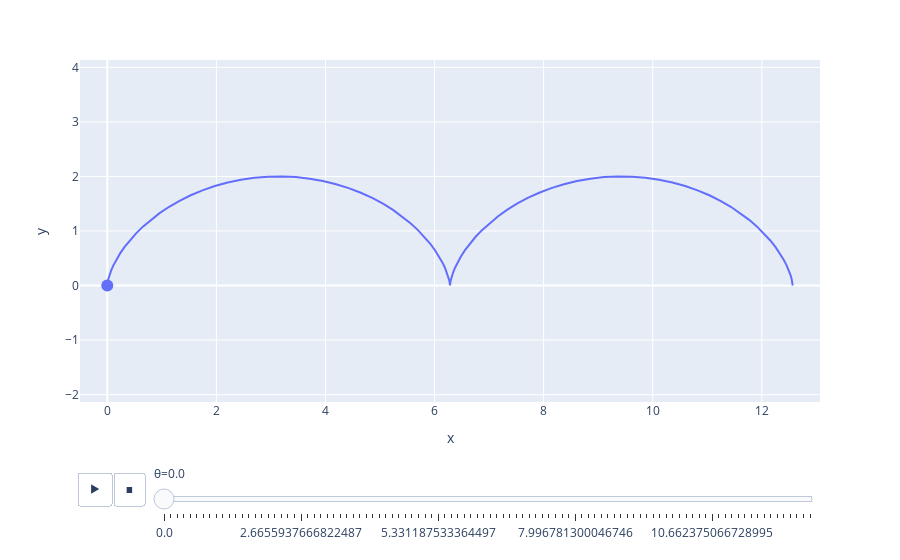

Source (notebook cell):
### Markdown cell above
A ciclóide pode ser parametrizada por $\overrightarrow{F}(\theta) = \left( \theta - \text{sen}(\theta), 1 - \cos(\theta) \right)$, vejamos abaixo o gráfico com o parâmetro $\theta$ no intervalo $[0, 4\pi]$.

### Code cell
# HIDE CODE
pontos = 100
teta = np.linspace(0, 4*np.pi, pontos, endpoint=True)

x = teta - np.sin(teta)
y = 1 - np.cos(teta)
xmin = np.min(x)
xmax = np.max(x)
ymin = np.min(y)
ymax = np.max(y)

fig = px.scatter(x=x, y=y, animation_frame=teta, labels={'animation_frame' : '&#952;'})
fig.update_traces(marker=dict(size=12))
fig2 = px.line(x=x, y=y)
fig.add_trace(fig2.data[0])

fig.update_yaxes(scaleanchor = "x",scaleratio = 1,)
fig.update_xaxes(range=[xmin-0.5,xmax + 0.5])
fig.update_yaxes(range=[ymin-0.5,ymax + 0.5])

fig.layout.updatemenus[0].buttons[0].args[1]['frame']['duration'] = 40 # intervalo entre frames em ms, para controlar a duração da animação    

fig.show()

### Figure 1 — Plotly figure (JSON) as saved in the notebook; plotly's stock layout.template omitted (floating-point values rounded to 4 significant figures)
{"data": [{"hovertemplate": "&#952;=0.0<br>x=%{x}<br>y=%{y}<extra></extra>", "legendgroup": "", "marker": {"color": "#636efa", "size": 12, "symbol": "circle"}, "mode": "markers", "name": "", "orientation": "v", "showlegend": false, "type": "scatter", "x": [0], "xaxis": "x", "y": [0], "yaxis": "y"}, {"hovertemplate": "x=%{x}<br>y=%{y}<extra></extra>", "legendgroup": "", "line": {"color": "#636efa", "dash": "solid"}, "marker": {"symbol": "circle"}, "mode": "lines", "name": "", "orientation": "v", "showlegend": false, "type": "scatter", "x": [0, 0.0003406, 0.002718, 0.009137, 0.02154, 0.04176, 0.07152, 0.1124, 0.1657, 0.2328, 0.3144, 0.4115, 0.5243, 0.6533, 0.7983, 0.959, 1.135, 1.325, 1.529, 1.745, 1.972, 2.207, 2.451, 2.699, 2.951, 3.205, 3.458, 3.709, 3.955, 4.195, 4.426, 4.648, 4.858, 5.055, 5.238, 5.406, 5.559, 5.696, 5.817, 5.922, 6.011, 6.086, 6.146, 6.193, 6.228, 6.253, 6.269, 6.278, 6.282, 6.283, 6.283, 6.284, 6.288, 6.298, 6.314, 6.339, 6.374, 6.421, 6.481, 6.555, 6.644, 6.749, 6.87, 7.007, 7.16, 7.328, 7.512, 7.709, 7.919, 8.14, 8.372, 8.611, 8.857, 9.108, 9.361, 9.615, 9.867, 10.12, 10.36, 10.59, 10.82, 11.04, 11.24, 11.43, 11.61, 11.77, 11.91, 12.04, 12.15, 12.25, 12.33, 12.4, 12.45, 12.49, 12.52, 12.54, 12.56, 12.56, 12.57, 12.57], "xaxis": "x", "y": [0, 0.008045, 0.03205, 0.07163, 0.1262, 0.1947, 0.2763, 0.3694, 0.4728, 0.5846, 0.7031, 0.8264, 0.9524, 1.079, 1.205, 1.327, 1.444, 1.554, 1.655, 1.745, 1.824, 1.889, 1.94, 1.975, 1.995, 1.999, 1.987, 1.959, 1.916, 1.858, 1.786, 1.701, 1.606, 1.5, 1.386, 1.266, 1.142, 1.016, 0.8892, 0.7642, 0.6431, 0.5277, 0.4199, 0.3215, 0.234, 0.1587, 0.09707, 0.04993, 0.01807, 0.002013, 0.002013, 0.01807, 0.04993, 0.09707, 0.1587, 0.234, 0.3215, 0.4199, 0.5277, 0.6431, 0.7642, 0.8892, 1.016, 1.142, 1.266, 1.386, 1.5, 1.606, 1.701, 1.786, 1.858, 1.916, 1.959, 1.987, 1.999, 1.995, 1.975, 1.94, 1.889, 1.824, 1.745, 1.655, 1.554, 1.444, 1.327, 1.205, 1.079, 0.9524, 0.8264, 0.7031, 0.5846, 0.4728, 0.3694, 0.2763, 0.1947, 0.1262, 0.07163, 0.03205, 0.008045, 0], "yaxis": "y"}], "layout": {"legend": {"tracegroupgap": 0}, "margin": {"t": 60}, "sliders": [{"active": 0, "currentvalue": {"prefix": "&#952;="}, "len": 0.9, "pad": {"b": 10, "t": 60}, "steps": [{"args": [["0.0"], {"frame": {"duration": 0, "redraw": false}, "fromcurrent": true, "mode": "immediate", "transition": {"duration": 0, "easing": "linear"}}], "label": "0.0", "method": "animate"}, {"args": [["0.12693303650867852"], {"frame": {"duration": 0, "redraw": false}, "fromcurrent": true, "mode": "immediate", "transition": {"duration": 0, "easing": "linear"}}], "label": "0.12693303650867852", "method": "animate"}, {"args": [["0.25386607301735703"], {"frame": {"duration": 0, "redraw": false}, "fromcurrent": true, "mode": "immediate", "transition": {"duration": 0, "easing": "linear"}}], "label": "0.25386607301735703", "method": "animate"}, {"args": [["0.3807991095260356"], {"frame": {"duration": 0, "redraw": false}, "fromcurrent": true, "mode": "immediate", "transition": {"duration": 0, "easing": "linear"}}], "label": "0.3807991095260356", "method": "animate"}, {"args": [["0.5077321460347141"], {"frame": {"duration": 0, "redraw": false}, "fromcurrent": true, "mode": "immediate", "transition": {"duration": 0, "easing": "linear"}}], "label": "0.5077321460347141", "method": "animate"}, {"args": [["0.6346651825433925"], {"frame": {"duration": 0, "redraw": false}, "fromcurrent": true, "mode": "immediate", "transition": {"duration": 0, "easing": "linear"}}], "label": "0.6346651825433925", "method": "animate"}, {"args": [["0.7615982190520711"], {"frame": {"duration": 0, "redraw": false}, "fromcurrent": true, "mode": "immediate", "transition": {"duration": 0, "easing": "linear"}}], "label": "0.7615982190520711", "method": "animate"}, {"args": [["0.8885312555607496"], {"frame": {"duration": 0, "redraw": false}, "fromcurrent": true, "mode": "immediate", "transition": {"duration": 0, "easing": "linear"}}], "label": "0.8885312555607496", "method": "animate"}, {"args": [["1.0154642920694281"], {"frame": {"duration": 0, "redraw": false}, "fromcurrent": true, "mode": "immediate", "transition": {"duration": 0, "easing": "linear"}}], "label": "1.0154642920694281", "method": "animate"}, {"args": [["1.1423973285781066"], {"frame": {"duration": 0, "redraw": false}, "fromcurrent": true, "mode": "immediate", "transition": {"duration": 0, "easing": "linear"}}], "label": "1.1423973285781066", "method": "animate"}, {"args": [["1.269330365086785"], {"frame": {"duration": 0, "redraw": false}, "fromcurrent": true, "mode": "immediate", "transition": {"duration": 0, "easing": "linear"}}], "label": "1.269330365086785", "method": "animate"}, {"args": [["1.3962634015954636"], {"frame": {"duration": 0, "redraw": false}, "fromcurrent": true, "mode": "immediate", "transition": {"duration": 0, "easing": "linear"}}], "label": "1.3962634015954636", "method": "animate"}, {"args": [["1.5231964381041423"], {"frame": {"duration": 0, "redraw": false}, "fromcurrent": true, "mode": "immediate", "transition": {"duration": 0, "easing": "linear"}}], "label": "1.5231964381041423", "method": "animate"}, {"args": [["1.6501294746128208"], {"frame": {"duration": 0, "redraw": false}, "fromcurrent": true, "mode": "immediate", "transition": {"duration": 0, "easing": "linear"}}], "label": "1.6501294746128208", "method": "animate"}, {"args": [["1.7770625111214993"], {"frame": {"duration": 0, "redraw": false}, "fromcurrent": true, "mode": "immediate", "transition": {"duration": 0, "easing": "linear"}}], "label": "1.7770625111214993", "method": "animate"}, {"args": [["1.9039955476301778"], {"frame": {"duration": 0, "redraw": false}, "fromcurrent": true, "mode": "immediate", "transition": {"duration": 0, "easing": "linear"}}], "label": "1.9039955476301778", "method": "animate"}, {"args": [["2.0309285841388562"], {"frame": {"duration": 0, "redraw": false}, "fromcurrent": true, "mode": "immediate", "transition": {"duration": 0, "easing": "linear"}}], "label": "2.0309285841388562", "method": "animate"}, {"args": [["2.1578616206475347"], {"frame": {"duration": 0, "redraw": false}, "fromcurrent": true, "mode": "immediate", "transition": {"duration": 0, "easing": "linear"}}], "label": "2.1578616206475347", "method": "animate"}, {"args": [["2.284794657156213"], {"frame": {"duration": 0, "redraw": false}, "fromcurrent": true, "mode": "immediate", "transition": {"duration": 0, "easing": "linear"}}], "label": "2.284794657156213", "method": "animate"}, {"args": [["2.4117276936648917"], {"frame": {"duration": 0, "redraw": false}, "fromcurrent": true, "mode": "immediate", "transition": {"duration": 0, "easing": "linear"}}], "label": "2.4117276936648917", "method": "animate"}, {"args": [["2.53866073017357"], {"frame": {"duration": 0, "redraw": false}, "fromcurrent": true, "mode": "immediate", "transition": {"duration": 0, "easing": "linear"}}], "label": "2.53866073017357", "method": "animate"}, {"args": [["2.6655937666822487"], {"frame": {"duration": 0, "redraw": false}, "fromcurrent": true, "mode": "immediate", "transition": {"duration": 0, "easing": "linear"}}], "label": "2.6655937666822487", "method": "animate"}, {"args": [["2.792526803190927"], {"frame": {"duration": 0, "redraw": false}, "fromcurrent": true, "mode": "immediate", "transition": {"duration": 0, "easing": "linear"}}], "label": "2.792526803190927", "method": "animate"}, {"args": [["2.9194598396996057"], {"frame": {"duration": 0, "redraw": false}, "fromcurrent": true, "mode": "immediate", "transition": {"duration": 0, "easing": "linear"}}], "label": "2.9194598396996057", "method": "animate"}, {"args": [["3.0463928762082846"], {"frame": {"duration": 0, "redraw": false}, "fromcurrent": true, "mode": "immediate", "transition": {"duration": 0, "easing": "linear"}}], "label": "3.0463928762082846", "method": "animate"}, {"args": [["3.173325912716963"], {"frame": {"duration": 0, "redraw": false}, "fromcurrent": true, "mode": "immediate", "transition": {"duration": 0, "easing": "linear"}}], "label": "3.173325912716963", "method": "animate"}, {"args": [["3.3002589492256416"], {"frame": {"duration": 0, "redraw": false}, "fromcurrent": true, "mode": "immediate", "transition": {"duration": 0, "easing": "linear"}}], "label": "3.3002589492256416", "method": "animate"}, {"args": [["3.42719198573432"], {"frame": {"duration": 0, "redraw": false}, "fromcurrent": true, "mode": "immediate", "transition": {"duration": 0, "easing": "linear"}}], "label": "3.42719198573432", "method": "animate"}, {"args": [["3.5541250222429985"], {"frame": {"duration": 0, "redraw": false}, "fromcurrent": true, "mode": "immediate", "transition": {"duration": 0, "easing": "linear"}}], "label": "3.5541250222429985", "method": "animate"}, {"args": [["3.681058058751677"], {"frame": {"duration": 0, "redraw": false}, "fromcurrent": true, "mode": "immediate", "transition": {"duration": 0, "easing": "linear"}}], "label": "3.681058058751677", "method": "animate"}, {"args": [["3.8079910952603555"], {"frame": {"duration": 0, "redraw": false}, "fromcurrent": true, "mode": "immediate", "transition": {"duration": 0, "easing": "linear"}}], "label": "3.8079910952603555", "method": "animate"}, {"args": [["3.934924131769034"], {"frame": {"duration": 0, "redraw": false}, "fromcurrent": true, "mode": "immediate", "transition": {"duration": 0, "easing": "linear"}}], "label": "3.934924131769034", "method": "animate"}, {"args": [["4.0618571682777125"], {"frame": {"duration": 0, "redraw": false}, "fromcurrent": true, "mode": "immediate", "transition": {"duration": 0, "easing": "linear"}}], "label": "4.0618571682777125", "method": "animate"}, {"args": [["4.188790204786391"], {"frame": {"duration": 0, "redraw": false}, "fromcurrent": true, "mode": "immediate", "transition": {"duration": 0, "easing": "linear"}}], "label": "4.188790204786391", "method": "animate"}, {"args": [["4.3157232412950695"], {"frame": {"duration": 0, "redraw": false}, "fromcurrent": true, "mode": "immediate", "transition": {"duration": 0, "easing": "linear"}}], "label": "4.3157232412950695", "method": "animate"}, {"args": [["4.442656277803748"], {"frame": {"duration": 0, "redraw": false}, "fromcurrent": true, "mode": "immediate", "transition": {"duration": 0, "easing": "linear"}}], "label": "4.442656277803748", "method": "animate"}, {"args": [["4.569589314312426"], {"frame": {"duration": 0, "redraw": false}, "fromcurrent": true, "mode": "immediate", "transition": {"duration": 0, "easing": "linear"}}], "label": "4.569589314312426", "method": "animate"}, {"args": [["4.696522350821105"], {"frame": {"duration": 0, "redraw": false}, "fromcurrent": true, "mode": "immediate", "transition": {"duration": 0, "easing": "linear"}}], "label": "4.696522350821105", "method": "animate"}, {"args": [["4.823455387329783"], {"frame": {"duration": 0, "redraw": false}, "fromcurrent": true, "mode": "immediate", "transition": {"duration": 0, "easing": "linear"}}], "label": "4.823455387329783", "method": "animate"}, {"args": [["4.950388423838462"], {"frame": {"duration": 0, "redraw": false}, "fromcurrent": true, "mode": "immediate", "transition": {"duration": 0, "easing": "linear"}}], "label": "4.950388423838462", "method": "animate"}, {"args": [["5.07732146034714"], {"frame": {"duration": 0, "redraw": false}, "fromcurrent": true, "mode": "immediate", "transition": {"duration": 0, "easing": "linear"}}], "label": "5.07732146034714", "method": "animate"}, {"args": [["5.204254496855819"], {"frame": {"duration": 0, "redraw": false}, "fromcurrent": true, "mode": "immediate", "transition": {"duration": 0, "easing": "linear"}}], "label": "5.204254496855819", "method": "animate"}, {"args": [["5.331187533364497"], {"frame": {"duration": 0, "redraw": false}, "fromcurrent": true, "mode": "immediate", "transition": {"duration": 0, "easing": "linear"}}], "label": "5.331187533364497", "method": "animate"}, {"args": [["5.458120569873176"], {"frame": {"duration": 0, "redraw": false}, "fromcurrent": true, "mode": "immediate", "transition": {"duration": 0, "easing": "linear"}}], "label": "5.458120569873176", "method": "animate"}, {"args": [["5.585053606381854"], {"frame": {"duration": 0, "redraw": false}, "fromcurrent": true, "mode": "immediate", "transition": {"duration": 0, "easing": "linear"}}], "label": "5.585053606381854", "method": "animate"}, {"args": [["5.711986642890533"], {"frame": {"duration": 0, "redraw": false}, "fromcurrent": true, "mode": "immediate", "transition": {"duration": 0, "easing": "linear"}}], "label": "5.711986642890533", "method": "animate"}, {"args": [["5.838919679399211"], {"frame": {"duration": 0, "redraw": false}, "fromcurrent": true, "mode": "immediate", "transition": {"duration": 0, "easing": "linear"}}], "label": "5.838919679399211", "method": "animate"}, {"args": [["5.96585271590789"], {"frame": {"duration": 0, "redraw": false}, "fromcurrent": true, "mode": "immediate", "transition": {"duration": 0, "easing": "linear"}}], "label": "5.96585271590789", "method": "animate"}, {"args": [["6.092785752416569"], {"frame": {"duration": 0, "redraw": false}, "fromcurrent": true, "mode": "immediate", "transition": {"duration": 0, "easing": "linear"}}], "label": "6.092785752416569", "method": "animate"}, {"args": [["6.219718788925247"], {"frame": {"duration": 0, "redraw": false}, "fromcurrent": true, "mode": "immediate", "transition": {"duration": 0, "easing": "linear"}}], "label": "6.219718788925247", "method": "animate"}, {"args": [["6.346651825433926"], {"frame": {"duration": 0, "redraw": false}, "fromcurrent": true, "mode": "immediate", "transition": {"duration": 0, "easing": "linear"}}], "label": "6.346651825433926", "method": "animate"}, {"args": [["6.473584861942604"], {"frame": {"duration": 0, "redraw": false}, "fromcurrent": true, "mode": "immediate", "transition": {"duration": 0, "easing": "linear"}}], "label": "6.473584861942604", "method": "animate"}, {"args": [["6.600517898451283"], {"frame": {"duration": 0, "redraw": false}, "fromcurrent": true, "mode": "immediate", "transition": {"duration": 0, "easing": "linear"}}], "label": "6.600517898451283", "method": "animate"}, {"args": [["6.727450934959961"], {"frame": {"duration": 0, "redraw": false}, "fromcurrent": true, "mode": "immediate", "transition": {"duration": 0, "easing": "linear"}}], "label": "6.727450934959961", "method": "animate"}, {"args": [["6.85438397146864"], {"frame": {"duration": 0, "redraw": false}, "fromcurrent": true, "mode": "immediate", "transition": {"duration": 0, "easing": "linear"}}], "label": "6.85438397146864", "method": "animate"}, {"args": [["6.981317007977318"], {"frame": {"duration": 0, "redraw": false}, "fromcurrent": true, "mode": "immediate", "transition": {"duration": 0, "easing": "linear"}}], "label": "6.981317007977318", "method": "animate"}, {"args": [["7.108250044485997"], {"frame": {"duration": 0, "redraw": false}, "fromcurrent": true, "mode": "immediate", "transition": {"duration": 0, "easing": "linear"}}], "label": "7.108250044485997", "method": "animate"}, {"args": [["7.235183080994675"], {"frame": {"duration": 0, "redraw": false}, "fromcurrent": true, "mode": "immediate", "transition": {"duration": 0, "easing": "linear"}}], "label": "7.235183080994675", "method": "animate"}, {"args": [["7.362116117503354"], {"frame": {"duration": 0, "redraw": false}, "fromcurrent": true, "mode": "immediate", "transition": {"duration": 0, "easing": "linear"}}], "label": "7.362116117503354", "method": "animate"}, {"args": [["7.489049154012032"], {"frame": {"duration": 0, "redraw": false}, "fromcurrent": true, "mode": "immediate", "transition": {"duration": 0, "easing": "linear"}}], "label": "7.489049154012032", "method": "animate"}, {"args": [["7.615982190520711"], {"frame": {"duration": 0, "redraw": false}, "fromcurrent": true, "mode": "immediate", "transition": {"duration": 0, "easing": "linear"}}], "label": "7.615982190520711", "method": "animate"}, {"args": [["7.742915227029389"], {"frame": {"duration": 0, "redraw": false}, "fromcurrent": true, "mode": "immediate", "transition": {"duration": 0, "easing": "linear"}}], "label": "7.742915227029389", "method": "animate"}, {"args": [["7.869848263538068"], {"frame": {"duration": 0, "redraw": false}, "fromcurrent": true, "mode": "immediate", "transition": {"duration": 0, "easing": "linear"}}], "label": "7.869848263538068", "method": "animate"}, {"args": [["7.996781300046746"], {"frame": {"duration": 0, "redraw": false}, "fromcurrent": true, "mode": "immediate", "transition": {"duration": 0, "easing": "linear"}}], "label": "7.996781300046746", "method": "animate"}, {"args": [["8.123714336555425"], {"frame": {"duration": 0, "redraw": false}, "fromcurrent": true, "mode": "immediate", "transition": {"duration": 0, "easing": "linear"}}], "label": "8.123714336555425", "method": "animate"}, {"args": [["8.250647373064103"], {"frame": {"duration": 0, "redraw": false}, "fromcurrent": true, "mode": "immediate", "transition": {"duration": 0, "easing": "linear"}}], "label": "8.250647373064103", "method": "animate"}, {"args": [["8.377580409572783"], {"frame": {"duration": 0, "redraw": false}, "fromcurrent": true, "mode": "immediate", "transition": {"duration": 0, "easing": "linear"}}], "label": "8.377580409572783", "method": "animate"}, {"args": [["8.50451344608146"], {"frame": {"duration": 0, "redraw": false}, "fromcurrent": true, "mode": "immediate", "transition": {"duration": 0, "easing": "linear"}}], "label": "8.50451344608146", "method": "animate"}, {"args": [["8.631446482590139"], {"frame": {"duration": 0, "redraw": false}, "fromcurrent": true, "mode": "immediate", "transition": {"duration": 0, "easing": "linear"}}], "label": "8.631446482590139", "method": "animate"}, {"args": [["8.758379519098817"], {"frame": {"duration": 0, "redraw": false}, "fromcurrent": true, "mode": "immediate", "transition": {"duration": 0, "easing": "linear"}}], "label": "8.758379519098817", "method": "animate"}, {"args": [["8.885312555607497"], {"frame": {"duration": 0, "redraw": false}, "fromcurrent": true, "mode": "immediate", "transition": {"duration": 0, "easing": "linear"}}], "label": "8.885312555607497", "method": "animate"}, {"args": [["9.012245592116175"], {"frame": {"duration": 0, "redraw": false}, "fromcurrent": true, "mode": "immediate", "transition": {"duration": 0, "easing": "linear"}}], "label": "9.012245592116175", "method": "animate"}, {"args": [["9.139178628624853"], {"frame": {"duration": 0, "redraw": false}, "fromcurrent": true, "mode": "immediate", "transition": {"duration": 0, "easing": "linear"}}], "label": "9.139178628624853", "method": "animate"}, {"args": [["9.266111665133531"], {"frame": {"duration": 0, "redraw": false}, "fromcurrent": true, "mode": "immediate", "transition": {"duration": 0, "easing": "linear"}}], "label": "9.266111665133531", "method": "animate"}, {"args": [["9.39304470164221"], {"frame": {"duration": 0, "redraw": false}, "fromcurrent": true, "mode": "immediate", "transition": {"duration": 0, "easing": "linear"}}], "label": "9.39304470164221", "method": "animate"}, {"args": [["9.519977738150889"], {"frame": {"duration": 0, "redraw": false}, "fromcurrent": true, "mode": "immediate", "transition": {"duration": 0, "easing": "linear"}}], "label": "9.519977738150889", "method": "animate"}, {"args": [["9.646910774659567"], {"frame": {"duration": 0, "redraw": false}, "fromcurrent": true, "mode": "immediate", "transition": {"duration": 0, "easing": "linear"}}], "label": "9.646910774659567", "method": "animate"}, {"args": [["9.773843811168245"], {"frame": {"duration": 0, "redraw": false}, "fromcurrent": true, "mode": "immediate", "transition": {"duration": 0, "easing": "linear"}}], "label": "9.773843811168245", "method": "animate"}, {"args": [["9.900776847676925"], {"frame": {"duration": 0, "redraw": false}, "fromcurrent": true, "mode": "immediate", "transition": {"duration": 0, "easing": "linear"}}], "label": "9.900776847676925", "method": "animate"}, {"args": [["10.027709884185603"], {"frame": {"duration": 0, "redraw": false}, "fromcurrent": true, "mode": "immediate", "transition": {"duration": 0, "easing": "linear"}}], "label": "10.027709884185603", "method": "animate"}, {"args": [["10.15464292069428"], {"frame": {"duration": 0, "redraw": false}, "fromcurrent": true, "mode": "immediate", "transition": {"duration": 0, "easing": "linear"}}], "label": "10.15464292069428", "method": "animate"}, {"args": [["10.28157595720296"], {"frame": {"duration": 0, "redraw": false}, "fromcurrent": true, "mode": "immediate", "transition": {"duration": 0, "easing": "linear"}}], "label": "10.28157595720296", "method": "animate"}, {"args": [["10.408508993711639"], {"frame": {"duration": 0, "redraw": false}, "fromcurrent": true, "mode": "immediate", "transition": {"duration": 0, "easing": "linear"}}], "label": "10.408508993711639", "method": "animate"}, {"args": [["10.535442030220317"], {"frame": {"duration": 0, "redraw": false}, "fromcurrent": true, "mode": "immediate", "transition": {"duration": 0, "easing": "linear"}}], "label": "10.535442030220317", "method": "animate"}, {"args": [["10.662375066728995"], {"frame": {"duration": 0, "redraw": false}, "fromcurrent": true, "mode": "immediate", "transition": {"duration": 0, "easing": "linear"}}], "label": "10.662375066728995", "method": "animate"}, {"args": [["10.789308103237675"], {"frame": {"duration": 0, "redraw": false}, "fromcurrent": true, "mode": "immediate", "transition": {"duration": 0, "easing": "linear"}}], "label": "10.789308103237675", "method": "animate"}, {"args": [["10.916241139746353"], {"frame": {"duration": 0, "redraw": false}, "fromcurrent": true, "mode": "immediate", "transition": {"duration": 0, "easing": "linear"}}], "label": "10.916241139746353", "method": "animate"}, {"args": [["11.04317417625503"], {"frame": {"duration": 0, "redraw": false}, "fromcurrent": true, "mode": "immediate", "transition": {"duration": 0, "easing": "linear"}}], "label": "11.04317417625503", "method": "animate"}, {"args": [["11.170107212763709"], {"frame": {"duration": 0, "redraw": false}, "fromcurrent": true, "mode": "immediate", "transition": {"duration": 0, "easing": "linear"}}], "label": "11.170107212763709", "method": "animate"}, {"args": [["11.297040249272388"], {"frame": {"duration": 0, "redraw": false}, "fromcurrent": true, "mode": "immediate", "transition": {"duration": 0, "easing": "linear"}}], "label": "11.297040249272388", "method": "animate"}, {"args": [["11.423973285781067"], {"frame": {"duration": 0, "redraw": false}, "fromcurrent": true, "mode": "immediate", "transition": {"duration": 0, "easing": "linear"}}], "label": "11.423973285781067", "method": "animate"}, {"args": [["11.550906322289745"], {"frame": {"duration": 0, "redraw": false}, "fromcurrent": true, "mode": "immediate", "transition": {"duration": 0, "easing": "linear"}}], "label": "11.550906322289745", "method": "animate"}, {"args": [["11.677839358798423"], {"frame": {"duration": 0, "redraw": false}, "fromcurrent": true, "mode": "immediate", "transition": {"duration": 0, "easing": "linear"}}], "label": "11.677839358798423", "method": "animate"}, {"args": [["11.804772395307102"], {"frame": {"duration": 0, "redraw": false}, "fromcurrent": true, "mode": "immediate", "transition": {"duration": 0, "easing": "linear"}}], "label": "11.804772395307102", "method": "animate"}, {"args": [["11.93170543181578"], {"frame": {"duration": 0, "redraw": false}, "fromcurrent": true, "mode": "immediate", "transition": {"duration": 0, "easing": "linear"}}], "label": "11.93170543181578", "method": "animate"}, {"args": [["12.058638468324459"], {"frame": {"duration": 0, "redraw": false}, "fromcurrent": true, "mode": "immediate", "transition": {"duration": 0, "easing": "linear"}}], "label": "12.058638468324459", "method": "animate"}, {"args": [["12.185571504833138"], {"frame": {"duration": 0, "redraw": false}, "fromcurrent": true, "mode": "immediate", "transition": {"duration": 0, "easing": "linear"}}], "label": "12.185571504833138", "method": "animate"}, {"args": [["12.312504541341816"], {"frame": {"duration": 0, "redraw": false}, "fromcurrent": true, "mode": "immediate", "transition": {"duration": 0, "easing": "linear"}}], "label": "12.312504541341816", "method": "animate"}, {"args": [["12.439437577850494"], {"frame": {"duration": 0, "redraw": false}, "fromcurrent": true, "mode": "immediate", "transition": {"duration": 0, "easing": "linear"}}], "label": "12.439437577850494", "method": "animate"}, {"args": [["12.566370614359172"], {"frame": {"duration": 0, "redraw": false}, "fromcurrent": true, "mode": "immediate", "transition": {"duration": 0, "easing": "linear"}}], "label": "12.566370614359172", "method": "animate"}], "x": 0.1, "xanchor": "left", "y": 0, "yanchor": "top"}], "updatemenus": [{"buttons": [{"args": [null, {"frame": {"duration": 40, "redraw": false}, "fromcurrent": true, "mode": "immediate", "transition": {"duration": 500, "easing": "linear"}}], "label": "&#9654;", "method": "animate"}, {"args": [[null], {"frame": {"duration": 0, "redraw": false}, "fromcurrent": true, "mode": "immediate", "transition": {"duration": 0, "easing": "linear"}}], "label": "&#9724;", "method": "animate"}], "direction": "left", "pad": {"r": 10, "t": 70}, "showactive": false, "type": "buttons", "x": 0.1, "xanchor": "right", "y": 0, "yanchor": "top"}], "xaxis": {"anchor": "y", "domain": [0, 1], "range": [-0.5, 13.07], "title": {"text": "x"}}, "yaxis": {"anchor": "x", "domain": [0, 1], "range": [-0.5, 2.499], "scaleanchor": "x", "scaleratio": 1, "title": {"text": "y"}}}}
